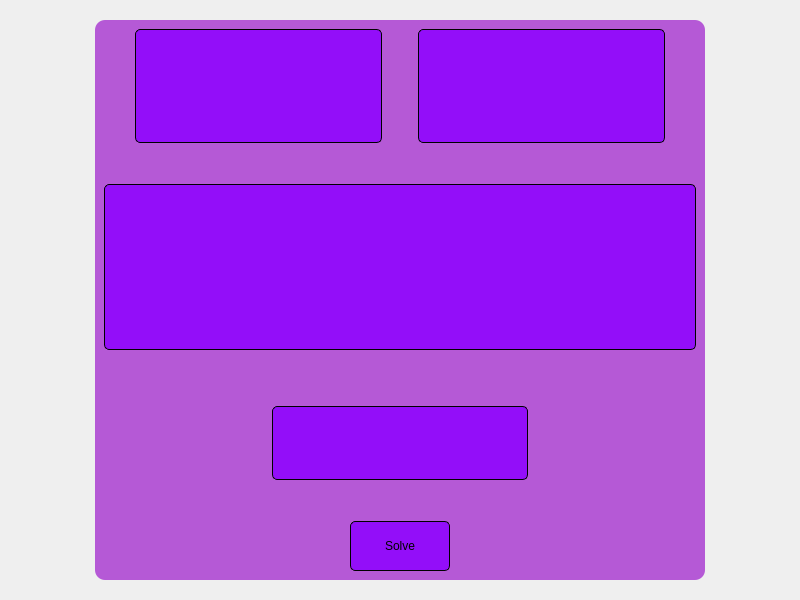
<?xml version="1.0" encoding="UTF-8"?>
<ui version="4.0">
 <class>KopfrechnenSpiel</class>
 <widget class="QWidget" name="KopfrechnenSpiel">
  <property name="geometry">
   <rect>
    <x>0</x>
    <y>0</y>
    <width>800</width>
    <height>600</height>
   </rect>
  </property>
  <property name="windowTitle">
   <string>Form</string>
  </property>
  <layout class="QHBoxLayout" name="horizontalLayout">
   <item>
    <spacer name="horizontalSpacer_8">
     <property name="orientation">
      <enum>Qt::Horizontal</enum>
     </property>
     <property name="sizeHint" stdset="0">
      <size>
       <width>120</width>
       <height>20</height>
      </size>
     </property>
    </spacer>
   </item>
   <item>
    <widget class="QWidget" name="widget_2" native="true">
     <layout class="QHBoxLayout" name="horizontalLayout_2">
      <item>
       <widget class="QWidget" name="widget" native="true">
        <property name="styleSheet">
         <string notr="true">QWidget{
  background-color: rgba(151,14,201,170);
  border-radius: 10px;
}

QPushButton{
 border-radius: 5px;
border: 1px solid black;
background-color: rgba(147,14,249);
color: black;
}

QPushButton:hover{
	background-color: black;
color: white;
}

QTextEdit{
border-radius: 5px;
border: 1px solid black;
background-color: rgba(147,14,249);
color: black;
}

QPlainTextEdit{
border-radius: 5px;
border: 1px solid black;
background-color: rgba(147,14,249);
color: black;
}

</string>
        </property>
        <layout class="QHBoxLayout" name="horizontalLayout_3">
         <item>
          <layout class="QVBoxLayout" name="verticalLayout">
           <property name="spacing">
            <number>41</number>
           </property>
           <item>
            <layout class="QHBoxLayout" name="horizontalLayout_5">
             <property name="spacing">
              <number>6</number>
             </property>
             <item>
              <spacer name="horizontalSpacer_6">
               <property name="orientation">
                <enum>Qt::Horizontal</enum>
               </property>
               <property name="sizeHint" stdset="0">
                <size>
                 <width>40</width>
                 <height>20</height>
                </size>
               </property>
              </spacer>
             </item>
             <item>
              <widget class="QTextEdit" name="te_time">
               <property name="font">
                <font>
                 <pointsize>24</pointsize>
                </font>
               </property>
               <property name="frameShape">
                <enum>QFrame::NoFrame</enum>
               </property>
               <property name="readOnly">
                <bool>true</bool>
               </property>
              </widget>
             </item>
             <item>
              <spacer name="horizontalSpacer_7">
               <property name="orientation">
                <enum>Qt::Horizontal</enum>
               </property>
               <property name="sizeHint" stdset="0">
                <size>
                 <width>40</width>
                 <height>20</height>
                </size>
               </property>
              </spacer>
             </item>
             <item>
              <widget class="QTextEdit" name="te_score">
               <property name="font">
                <font>
                 <pointsize>24</pointsize>
                 <weight>50</weight>
                 <bold>false</bold>
                </font>
               </property>
               <property name="frameShape">
                <enum>QFrame::NoFrame</enum>
               </property>
               <property name="undoRedoEnabled">
                <bool>true</bool>
               </property>
               <property name="readOnly">
                <bool>true</bool>
               </property>
              </widget>
             </item>
             <item>
              <spacer name="horizontalSpacer_5">
               <property name="orientation">
                <enum>Qt::Horizontal</enum>
               </property>
               <property name="sizeHint" stdset="0">
                <size>
                 <width>40</width>
                 <height>20</height>
                </size>
               </property>
              </spacer>
             </item>
            </layout>
           </item>
           <item>
            <layout class="QGridLayout" name="gridLayout">
             <item row="0" column="0" colspan="3">
              <widget class="QTextEdit" name="te_task">
               <property name="maximumSize">
                <size>
                 <width>16777215</width>
                 <height>500</height>
                </size>
               </property>
               <property name="font">
                <font>
                 <pointsize>24</pointsize>
                </font>
               </property>
               <property name="frameShape">
                <enum>QFrame::NoFrame</enum>
               </property>
               <property name="readOnly">
                <bool>true</bool>
               </property>
              </widget>
             </item>
             <item row="2" column="0">
              <spacer name="horizontalSpacer_2">
               <property name="orientation">
                <enum>Qt::Horizontal</enum>
               </property>
               <property name="sizeHint" stdset="0">
                <size>
                 <width>40</width>
                 <height>20</height>
                </size>
               </property>
              </spacer>
             </item>
             <item row="2" column="2">
              <spacer name="horizontalSpacer">
               <property name="orientation">
                <enum>Qt::Horizontal</enum>
               </property>
               <property name="sizeHint" stdset="0">
                <size>
                 <width>40</width>
                 <height>20</height>
                </size>
               </property>
              </spacer>
             </item>
             <item row="2" column="1">
              <widget class="QPlainTextEdit" name="te_solution">
               <property name="maximumSize">
                <size>
                 <width>16777215</width>
                 <height>100</height>
                </size>
               </property>
               <property name="font">
                <font>
                 <pointsize>28</pointsize>
                </font>
               </property>
              </widget>
             </item>
             <item row="1" column="1">
              <spacer name="verticalSpacer">
               <property name="orientation">
                <enum>Qt::Vertical</enum>
               </property>
               <property name="sizeHint" stdset="0">
                <size>
                 <width>20</width>
                 <height>40</height>
                </size>
               </property>
              </spacer>
             </item>
            </layout>
           </item>
           <item>
            <layout class="QHBoxLayout" name="horizontalLayout_4">
             <item>
              <spacer name="horizontalSpacer_4">
               <property name="orientation">
                <enum>Qt::Horizontal</enum>
               </property>
               <property name="sizeHint" stdset="0">
                <size>
                 <width>40</width>
                 <height>20</height>
                </size>
               </property>
              </spacer>
             </item>
             <item>
              <widget class="QPushButton" name="bt_solve">
               <property name="minimumSize">
                <size>
                 <width>100</width>
                 <height>50</height>
                </size>
               </property>
               <property name="text">
                <string>Solve</string>
               </property>
              </widget>
             </item>
             <item>
              <spacer name="horizontalSpacer_3">
               <property name="orientation">
                <enum>Qt::Horizontal</enum>
               </property>
               <property name="sizeHint" stdset="0">
                <size>
                 <width>30</width>
                 <height>20</height>
                </size>
               </property>
              </spacer>
             </item>
            </layout>
           </item>
          </layout>
         </item>
        </layout>
       </widget>
      </item>
     </layout>
    </widget>
   </item>
   <item>
    <spacer name="horizontalSpacer_9">
     <property name="orientation">
      <enum>Qt::Horizontal</enum>
     </property>
     <property name="sizeHint" stdset="0">
      <size>
       <width>120</width>
       <height>20</height>
      </size>
     </property>
    </spacer>
   </item>
  </layout>
 </widget>
 <resources/>
 <connections/>
</ui>
